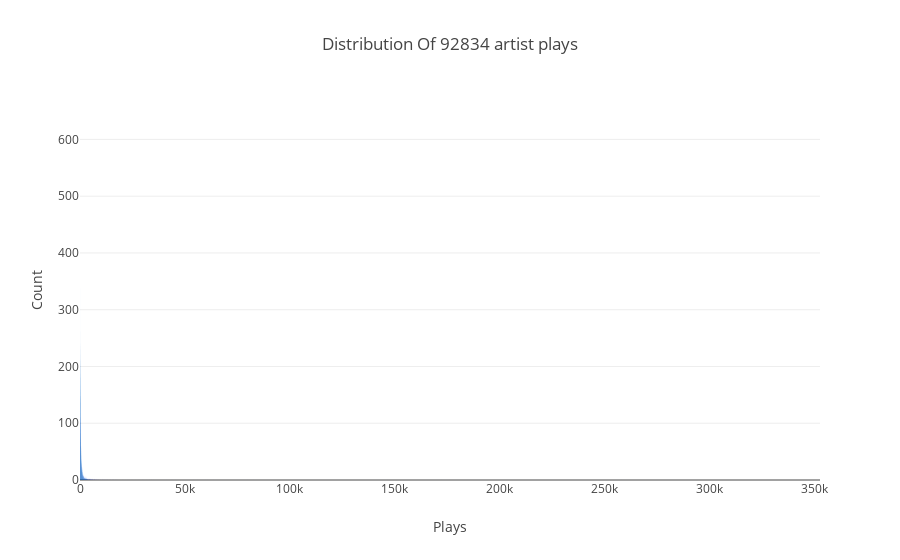

The cell this chart's notebook holds for it:
### Code cell
data = users_artists['plays'].value_counts().sort_index(ascending=False)
trace = go.Bar(x = data.index,
               text = ['{:.1f} %'.format(val) for val in (data.values / users_artists.shape[0] * 100)],
               textposition = 'auto',
               textfont = dict(color = '#000000'),
               y = data.values,
               )
# Create layout
layout = dict(title = 'Distribution Of {} artist plays'.format(users_artists.shape[0]),
              xaxis = dict(title = 'Plays'),
              yaxis = dict(title = 'Count'))
# Create plot
fig = go.Figure(data=[trace], layout=layout)
iplot(fig)

### Figure 1 — Plotly figure (JSON) as saved in the notebook; plotly's stock layout.template omitted (floating-point values rounded to 4 significant figures; data arrays with more than 128 entries replaced by an {"elided": "..."} marker saying what was removed)
{"data": [{"text": {"elided": "5436 str values"}, "textfont": {"color": "#000000"}, "textposition": "auto", "type": "bar", "uid": "45d2c73b-9f31-4720-887a-21a1bedc5730", "x": {"elided": "5436 int values"}, "y": {"elided": "5436 int values"}}], "layout": {"title": "Distribution Of 92834 artist plays", "xaxis": {"title": "Plays"}, "yaxis": {"title": "Count"}}}
